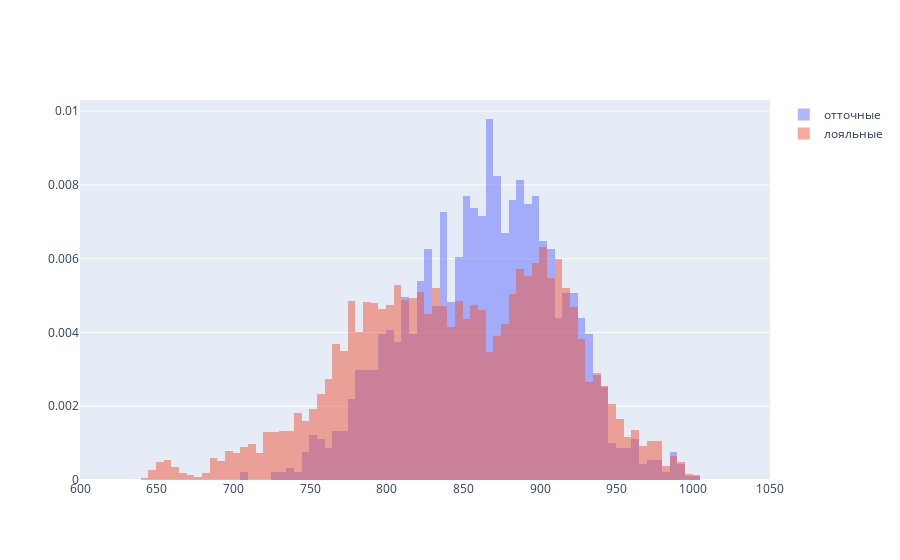

Write notebook code for a chart like this one.
### Markdown cell above
[описание столбцов](#columns)

### Code cell
fig = go.Figure()
fig.add_trace(go.Histogram(x=df.query('churn == 1')['score'],
                           histnorm='probability density', name='отточные'))
fig.add_trace(go.Histogram(x=df.query('churn == 0')['score'], histnorm='probability density', name='лояльные'))
fig.update_layout(barmode='overlay')
fig.update_xaxes(range=(600, 1050))
fig.update_traces(opacity=0.5)

### Figure 1 — Plotly figure (JSON) as saved in the notebook; plotly's stock layout.template omitted (floating-point values rounded to 4 significant figures; data arrays with more than 128 entries replaced by an {"elided": "..."} marker saying what was removed)
{"data": [{"histnorm": "probability density", "name": "отточные", "opacity": 0.5, "type": "histogram", "x": {"elided": "1819 int values"}}, {"histnorm": "probability density", "name": "лояльные", "opacity": 0.5, "type": "histogram", "x": {"elided": "8180 int values"}}], "layout": {"barmode": "overlay", "xaxis": {"range": [600, 1050]}}}
